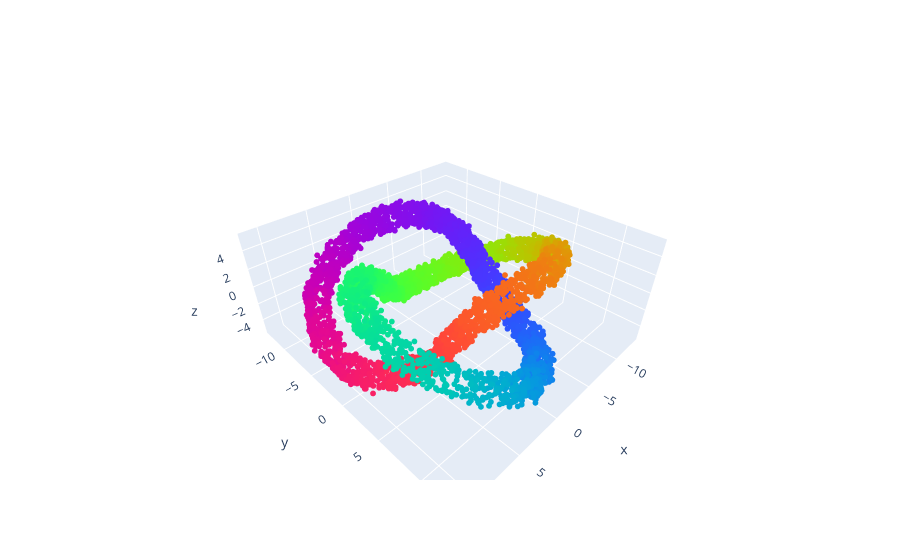

Notebook code cell kept with this figure:
### Code cell
from dreimac import CircleMapUtils

fig = go.Figure(data=[go.Scatter3d(
    x=data.T[0], y=data.T[1], z=data.T[2], 
    mode ='markers', 
    marker=dict(size = 2 , color =  CircleMapUtils.to_sinebow(theta))
)])

fig.update_layout( scene=dict(aspectmode='data'))
fig.show()

### Figure 1 — Plotly figure (JSON) as saved in the notebook; plotly's stock layout.template omitted (floating-point values rounded to 4 significant figures; data arrays with more than 128 entries replaced by an {"elided": "..."} marker saying what was removed)
{"data": [{"marker": {"color": {"elided": "5000x3 float values"}, "size": 2}, "mode": "markers", "type": "scatter3d", "x": {"elided": "5000 float values"}, "y": {"elided": "5000 float values"}, "z": {"elided": "5000 float values"}}], "layout": {"scene": {"aspectmode": "data"}}}
